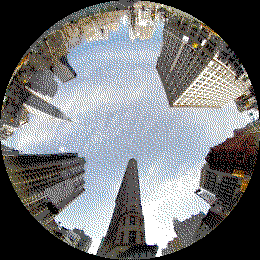
#> input picture resources/round/backgrounds/1.png, 260 x 260 px; its folder holds only this picture in this run
$ python split-gabbro-backgrounds.py ../resources/round/backgrounds/1.png
#> lines starting #> are read from the running program, lines starting #| are printed output that depends on the picture
#!/usr/bin/env python3
"""Cut the round (gabbro) background pictures into horizontal bands.

gabbro cannot decode a whole 260 x 260 PNG at once ("PNG memory allocation failed"), so every
picture under resources/round/backgrounds/ and resources/round/weatherbg/<style>/ is split in two
(top / bottom half). Bands go next to the original, in a "halves" sub-folder:

    resources/round/backgrounds/3.png
    resources/round/backgrounds/halves/3_h0.png   (top)
    resources/round/backgrounds/halves/3_h1.png   (bottom)

The resource generators (generate-backgrounds.js, generate-weather-backgrounds.js) use the bands
automatically when BOTH exist for a picture (as <NAME>_P0 / <NAME>_P1); the full PNG is still used
for the settings page and as fallback. The watch decodes, draws and frees one band at a time.
Palette (indexed) PNGs stay palette PNGs, so the colour count is unchanged.

Needs Pillow.  Usage:  python3 scripts/split-gabbro-backgrounds.py [--force]
Re-run after changing a round picture, then `node scripts/generate-all.js`.
"""
import os
import sys

try:
    from PIL import Image
except ImportError:
    sys.exit("Pillow is required: pip install pillow")

ROOT = os.path.join(os.path.dirname(os.path.abspath(__file__)), "..")
ROUND = os.path.join(ROOT, "resources", "round")
PARTS = 2  # keep in sync with ROUND_PARTS in scripts/lib/resources.js
force = "--force" in sys.argv


def sources():
    for sub in ("backgrounds", "weatherbg"):
        for d, dirs, files in os.walk(os.path.join(ROUND, sub)):
            dirs[:] = [x for x in dirs if x != "halves"]
            for f in sorted(files):
                if f.lower().endswith(".png"):
                    yield os.path.join(d, f)


done = skipped = 0
for src in sources():
    base = os.path.splitext(os.path.basename(src))[0]
    out_dir = os.path.join(os.path.dirname(src), "halves")
    outs = [os.path.join(out_dir, "%s_h%d.png" % (base, i)) for i in range(PARTS)]
    if not force and all(os.path.exists(o) and os.path.getmtime(o) >= os.path.getmtime(src) for o in outs):
        skipped += 1
        continue
    im = Image.open(src)
#> im is the input picture: PIL image 260x260 P; mean R, G, B 116.1, 117.2, 118.9
    im.load()
    w, h = im.size
#> w = 260; h = 260
    cut = (h + PARTS - 1) // PARTS  # equal bands, the last one at most a row shorter
#> cut = 130
    os.makedirs(out_dir, exist_ok=True)
    for i, o in enumerate(outs):
        band = im.crop((0, i * cut, w, min(h, (i + 1) * cut)))  # crop keeps the palette
        band.save(o, optimize=True)
#> this loop made 2 passes
#> pass 1, `band = im.crop((0, i * cut, w, min(h, (i + 1) * cut)))`:
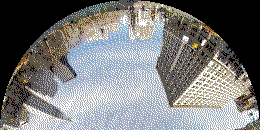
#> band: PIL image 260x130 P; mean R, G, B 123.2, 123.6, 123.8
#> pass 2, `band = im.crop((0, i * cut, w, min(h, (i + 1) * cut)))`:
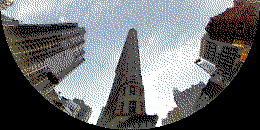
#> band: PIL image 260x130 P; mean R, G, B 108.9, 110.8, 114
    print("split %s (%dx%d, %s) -> %d bands of %d rows" % (os.path.relpath(src, ROOT), w, h, im.mode, PARTS, cut))
#| split resources/round/backgrounds/1.png (260x260, P) -> 2 bands of 130 rows
    done += 1

print("done: %d split, %d up to date" % (done, skipped))

$ run again, on resources/round/backgrounds/10.png
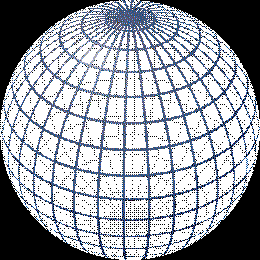
#> input picture resources/round/backgrounds/10.png, 260 x 260 px
#> im is the input picture: PIL image 260x260 P; mean R, G, B 155.7, 159.6, 167
#> the loop `for i, o in enumerate(outs):` made 2 passes
#> pass 1, `band = im.crop((0, i * cut, w, min(h, (i + 1) * cut)))`:
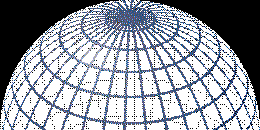
#> band: PIL image 260x130 P; mean R, G, B 152.9, 157.2, 165.5
#> pass 2, `band = im.crop((0, i * cut, w, min(h, (i + 1) * cut)))`:
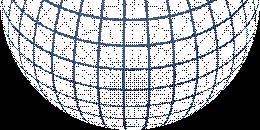
#> band: PIL image 260x130 P; mean R, G, B 158.4, 162, 168.5
#| split resources/round/backgrounds/10.png (260x260, P) -> 2 bands of 130 rows
